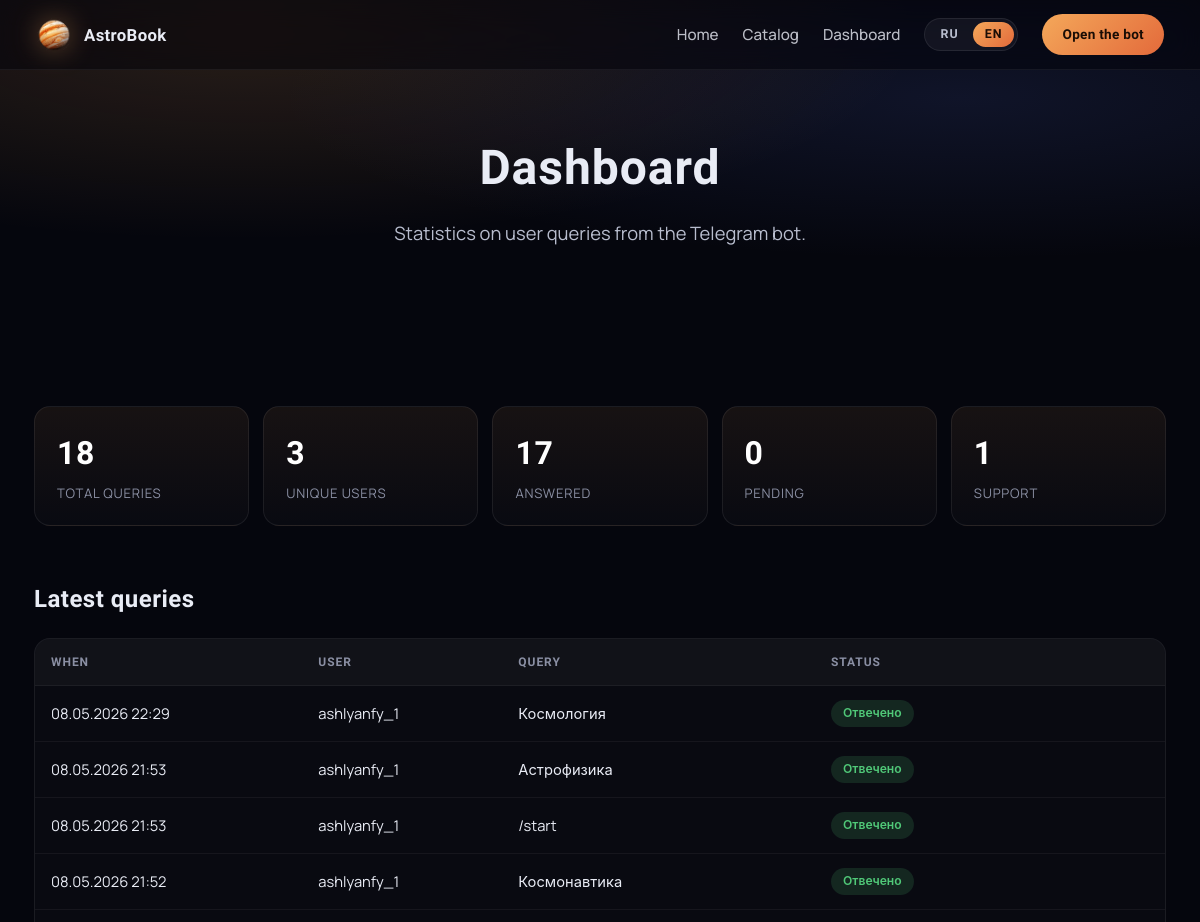
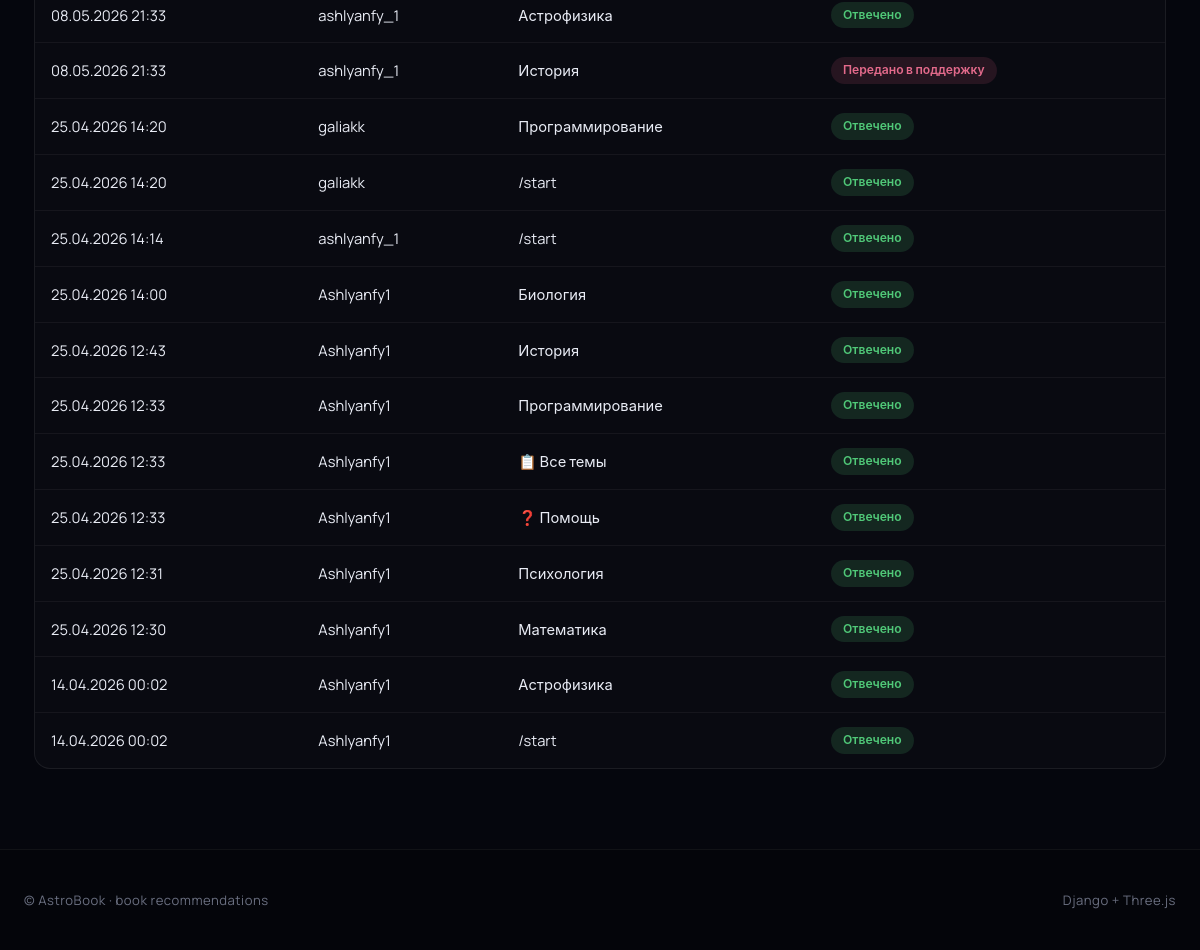
/dashboard/, run on the app's committed database (2 pictures, top to bottom).
### catalog/models.py (models this page shows, shortened)
class UserQuery(models.Model):
    STATUS_CHOICES = [
        ('answered', 'Отвечено'),
        ('pending',  'Ожидает ответа'),
        ('support',  'Передано в поддержку'),
    ]
    telegram_id  = models.BigIntegerField(verbose_name='Telegram ID')
    username     = models.CharField(max_length=150, blank=True, verbose_name='Username')
    first_name   = models.CharField(max_length=150, blank=True, verbose_name='Имя')
    query_text   = models.TextField(verbose_name='Запрос')
    bot_response = models.TextField(blank=True, verbose_name='Ответ бота')
    admin_reply  = models.TextField(blank=True, verbose_name='Ответ поддержки')
    reply_sent   = models.BooleanField(default=False, verbose_name='Ответ отправлен в Telegram')
    status       = models.CharField(
        max_length=20, choices=STATUS_CHOICES,
        default='answered', verbose_name='Статус'
    )
    created_at   = models.DateTimeField(auto_now_add=True, verbose_name='Дата')
    class Meta:
        verbose_name        = 'Запрос'
        verbose_name_plural = 'Запросы пользователей'
        ordering            = ['-created_at']

### catalog/views.py (the view)
# urls.py: path('dashboard/', views.dashboard, name='dashboard'),
def dashboard(request):
    by_status = dict(UserQuery.objects.values_list('status').annotate(n=Count('id')))
    return render(request, 'catalog/dashboard.html', {
        'queries':      UserQuery.objects.all()[:50],
        'total':        UserQuery.objects.count(),
        'unique_users': UserQuery.objects.values('telegram_id').distinct().count(),
        'answered':     by_status.get('answered', 0),
        'pending':      by_status.get('pending', 0),
        'support':      by_status.get('support', 0),
    })

### catalog/templates/catalog/dashboard.html (shortened to what this page needs)
{% extends 'catalog/base.html' %}
{% block body_class %}page-dashboard{% endblock %}
{% block content %}
<section class="page-hero">
  <div class="container">
    <h1 data-i18n="dashboard_title">Панель управления</h1>
    <p class="lead" data-i18n="dashboard_lead">Статистика по запросам пользователей в Telegram-боте.</p>
  </div>
</section>
<section class="section">
  <div class="container">
    <div class="stats-grid">
      <div class="stat-card"><strong>{{ total }}</strong><span data-i18n="dash_total">всего запросов</span></div>
      <div class="stat-card"><strong>{{ unique_users }}</strong><span data-i18n="dash_users">уникальных пользователей</span></div>
      <div class="stat-card"><strong>{{ answered }}</strong><span data-i18n="dash_answered">отвечено</span></div>
      <div class="stat-card"><strong>{{ pending }}</strong><span data-i18n="dash_pending">ожидают</span></div>
      <div class="stat-card"><strong>{{ support }}</strong><span data-i18n="dash_support">в поддержке</span></div>
    </div>
    <h2 class="section-title" data-i18n="dash_recent">Последние запросы</h2>
    <div class="table-wrap">
      <table class="queries-table">
        <thead>
          <tr>
            <th data-i18n="th_when">Когда</th>
            <th data-i18n="th_user">Пользователь</th>
            <th data-i18n="th_query">Запрос</th>
            <th data-i18n="th_status">Статус</th>
          </tr>
        </thead>
        <tbody>
          {% for q in queries %}
          <tr>
            <td>{{ q.created_at|date:"d.m.Y H:i" }}</td>
            <td>{{ q.username|default:q.first_name|default:q.telegram_id }}</td>
            <td class="query-text">{{ q.query_text }}</td>
            <td><span class="badge badge-{{ q.status }}">{{ q.get_status_display }}</span></td>
          </tr>
          {% empty %}
          <tr><td colspan="4" class="empty" data-i18n="empty_queries">Запросов пока нет.</td></tr>
          {% endfor %}
        </tbody>
      </table>
    </div>
  </div>
</section>
{% endblock %}

### catalog/static/catalog/css/style.css (style rules this page uses)
*, *::before, *::after { box-sizing: border-box; }
html, body { margin: 0; padding: 0; }
html { scroll-behavior: smooth; }
body { font-family: 'Manrope', -apple-system, BlinkMacSystemFont, 'Segoe UI', sans-serif; background: #05060d; color: #e9ecf5; line-height: 1.55; -webkit-font-smoothing: antialiased; overflow-x: hidden; }
h1, h2, h3, .logo-text, .nav-cta, .stat-card strong, .hero-stats strong { font-family: 'Orbitron', 'Manrope', sans-serif; letter-spacing: .02em; }
h1, h2, h3 { margin: 0 0 .5em; line-height: 1.15; }
h1 { font-size: clamp(2rem, 5vw + 1rem, 4.2rem); font-weight: 900; }
h2 { font-size: clamp(1.5rem, 2vw + 1rem, 2.4rem); font-weight: 700; }
p { margin: 0 0 1em; }
.container { width: 100%; max-width: 1180px; margin: 0 auto; padding: 0 24px; }
.lead { font-size: clamp(1rem, .5vw + .9rem, 1.15rem); color: #b8bdce; max-width: 580px; margin-left: auto; margin-right: auto; }
.page-hero { padding: 140px 0 60px; text-align: center; background: radial-gradient(ellipse at 20% 10%, rgba(244, 168, 90, .15), transparent 50%), radial-gradient(ellipse at 80% 30%, rgba(78, 100, 200, .15), transparent 50%); }
.page-hero h1 { font-size: clamp(1.8rem, 3vw + 1rem, 3rem); }
.section { padding: 80px 0; }
.section-title { margin: 60px 0 24px; font-size: 1.5rem; }
.stats-grid { display: grid; grid-template-columns: repeat(auto-fit, minmax(170px, 1fr)); gap: 14px; margin-bottom: 30px; }
.stat-card { display: flex; flex-direction: column; align-items: flex-start; padding: 22px; border-radius: 16px; background: linear-gradient(180deg, rgba(244,168,90,.08), rgba(255,255,255,.02)); border: 1px solid rgba(255,255,255,.07); }
.stat-card strong { font-size: 2rem; font-weight: 800; color: #fff; }
.stat-card span { font-size: .82rem; color: #8a8fa3; margin-top: 4px; text-transform: uppercase; letter-spacing: .06em; }
.table-wrap { border-radius: 16px; overflow: hidden; border: 1px solid rgba(255,255,255,.07); background: rgba(255,255,255,.02); overflow-x: auto; }
.queries-table { width: 100%; border-collapse: collapse; font-size: .92rem; min-width: 640px; }
.queries-table th, .queries-table td { padding: 14px 16px; text-align: left; border-bottom: 1px solid rgba(255,255,255,.05); }
.queries-table th { background: rgba(255,255,255,.03); color: #8a8fa3; font-family: 'Orbitron', sans-serif; font-weight: 600; font-size: .75rem; text-transform: uppercase; letter-spacing: .08em; }
.queries-table tr:last-child td { border-bottom: 0; }
.query-text { max-width: 480px; }
.badge { display: inline-block; padding: 4px 12px; border-radius: 999px; font-size: .76rem; font-weight: 600; }
.badge-answered { background: rgba(80, 200, 120, .15); color: #50c878; }
.badge-support { background: rgba(200, 80, 120, .15); color: #e36a8b; }

### data on the page
UserQuery: created_at "08.05.2026 22:29", username "ashlyanfy_1", query_text "Космология", status "Отвечено"
UserQuery: created_at "08.05.2026 21:53", username "ashlyanfy_1", query_text "Астрофизика", status "Отвечено"
UserQuery: created_at "08.05.2026 21:53", username "ashlyanfy_1", query_text "/start", status "Отвечено"
UserQuery: created_at "08.05.2026 21:52", username "ashlyanfy_1", query_text "Космонавтика", status "Отвечено"
UserQuery: created_at "08.05.2026 21:33", username "ashlyanfy_1", query_text "Астрофизика", status "Отвечено"
UserQuery: created_at "08.05.2026 21:33", username "ashlyanfy_1", query_text "История", status "Передано в поддержку"
UserQuery: created_at "25.04.2026 14:20", username "galiakk", query_text "Программирование", status "Отвечено"
UserQuery: created_at "25.04.2026 14:20", username "galiakk", query_text "/start", status "Отвечено"
UserQuery: created_at "25.04.2026 14:14", username "ashlyanfy_1", query_text "/start", status "Отвечено"
UserQuery: created_at "25.04.2026 14:00", username "Ashlyanfy1", query_text "Биология", status "Отвечено"
UserQuery: created_at "25.04.2026 12:43", username "Ashlyanfy1", query_text "История", status "Отвечено"
UserQuery: created_at "25.04.2026 12:33", username "Ashlyanfy1", query_text "Программирование", status "Отвечено"
UserQuery: created_at "25.04.2026 12:33", username "Ashlyanfy1", query_text "📋 Все темы", status "Отвечено"
UserQuery: created_at "25.04.2026 12:33", username "Ashlyanfy1", query_text "❓ Помощь", status "Отвечено"
UserQuery: created_at "25.04.2026 12:31", username "Ashlyanfy1", query_text "Психология", status "Отвечено"
UserQuery: created_at "25.04.2026 12:30", username "Ashlyanfy1", query_text "Математика", status "Отвечено"
UserQuery: created_at "14.04.2026 00:02", username "Ashlyanfy1", query_text "Астрофизика", status "Отвечено"
UserQuery: created_at "14.04.2026 00:02", username "Ashlyanfy1", query_text "/start", status "Отвечено"

### other printed values
{{ total }} "18"
{{ unique_users }} "3"
{{ answered }} "17"
{{ pending }} "0"
{{ support }} "1"
